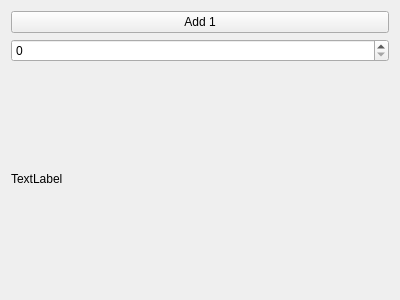
<?xml version="1.0" encoding="UTF-8"?>
<ui version="4.0">
 <class>Form</class>
 <widget class="QWidget" name="Form">
  <property name="geometry">
   <rect>
    <x>0</x>
    <y>0</y>
    <width>400</width>
    <height>300</height>
   </rect>
  </property>
  <property name="windowTitle">
   <string>Form</string>
  </property>
  <layout class="QGridLayout" name="gridLayout">
   <item row="1" column="0">
    <widget class="QSpinBox" name="spinBox"/>
   </item>
   <item row="2" column="0">
    <widget class="QLabel" name="label">
     <property name="text">
      <string>TextLabel</string>
     </property>
    </widget>
   </item>
   <item row="0" column="0">
    <widget class="QPushButton" name="pushButton">
     <property name="text">
      <string>Add 1</string>
     </property>
    </widget>
   </item>
  </layout>
 </widget>
 <resources/>
 <connections/>
</ui>
